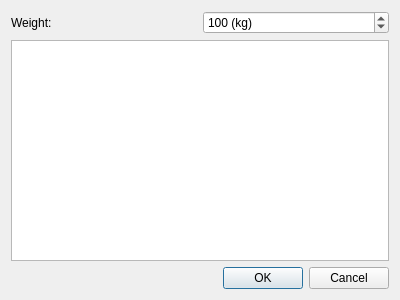
<?xml version="1.0" encoding="UTF-8"?>
<ui version="4.0">
 <class>NewBucket</class>
 <widget class="QDialog" name="NewBucket">
  <property name="geometry">
   <rect>
    <x>0</x>
    <y>0</y>
    <width>400</width>
    <height>300</height>
   </rect>
  </property>
  <property name="windowTitle">
   <string>Dialog</string>
  </property>
  <layout class="QVBoxLayout" name="verticalLayout">
   <item>
    <layout class="QHBoxLayout" name="horizontalLayout_2">
     <property name="topMargin">
      <number>0</number>
     </property>
     <item>
      <widget class="QLabel" name="label">
       <property name="text">
        <string>Weight:</string>
       </property>
      </widget>
     </item>
     <item>
      <widget class="QSpinBox" name="weight">
       <property name="suffix">
        <string> (kg)</string>
       </property>
       <property name="maximum">
        <number>9999999</number>
       </property>
       <property name="value">
        <number>100</number>
       </property>
      </widget>
     </item>
    </layout>
   </item>
   <item>
    <widget class="QPlainTextEdit" name="descText"/>
   </item>
   <item>
    <widget class="QDialogButtonBox" name="buttonBox">
     <property name="orientation">
      <enum>Qt::Horizontal</enum>
     </property>
     <property name="standardButtons">
      <set>QDialogButtonBox::Cancel|QDialogButtonBox::Ok</set>
     </property>
    </widget>
   </item>
  </layout>
 </widget>
 <resources/>
 <connections>
  <connection>
   <sender>buttonBox</sender>
   <signal>accepted()</signal>
   <receiver>NewBucket</receiver>
   <slot>accept()</slot>
   <hints>
    <hint type="sourcelabel">
     <x>248</x>
     <y>254</y>
    </hint>
    <hint type="destinationlabel">
     <x>157</x>
     <y>274</y>
    </hint>
   </hints>
  </connection>
  <connection>
   <sender>buttonBox</sender>
   <signal>rejected()</signal>
   <receiver>NewBucket</receiver>
   <slot>reject()</slot>
   <hints>
    <hint type="sourcelabel">
     <x>316</x>
     <y>260</y>
    </hint>
    <hint type="destinationlabel">
     <x>286</x>
     <y>274</y>
    </hint>
   </hints>
  </connection>
 </connections>
</ui>
